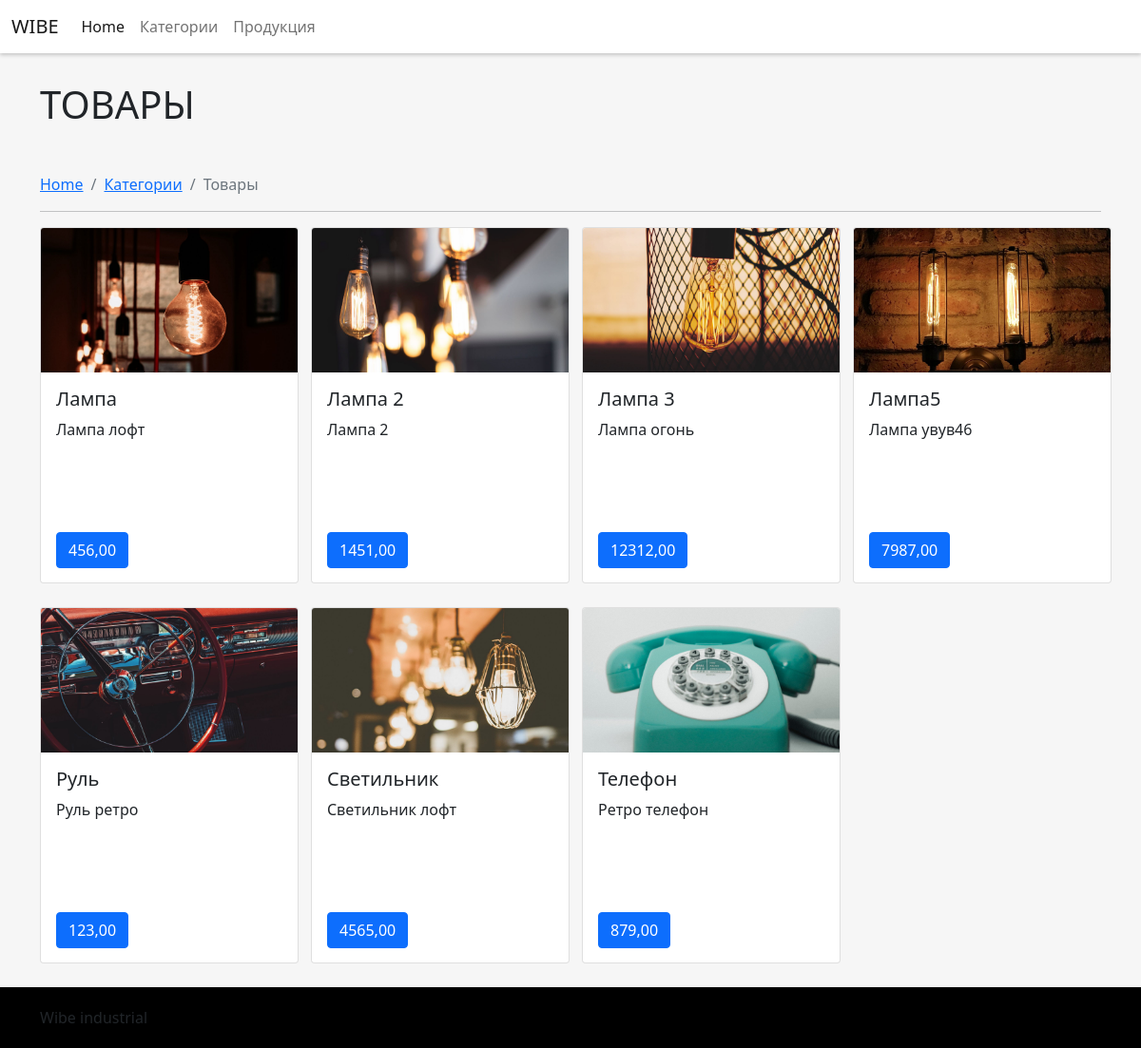
Page /products on the committed database.
### myshop/models.py (models this page shows, shortened)
class Product(models.Model):
    category = models.ForeignKey(Category,
                                 related_name='products',
                                 on_delete=models.CASCADE)
    name = models.CharField(max_length=150, db_index=True)
    slug = models.CharField(max_length=150, db_index=True, unique=True)
    image = models.ImageField(upload_to='var/www/wibe_temp/shop/product/%Y/%m/%d', blank=True)
    description = models.TextField(max_length=1000, blank=True)
    price = models.DecimalField(max_digits=10, decimal_places=2)
    available = models.BooleanField(default=True)
    created = models.DateTimeField(auto_now_add=True)
    uploaded = models.DateTimeField(auto_now=True)
    class Meta:
        ordering = ('name',)
        verbose_name = 'Товар'
        verbose_name_plural = 'Товары'
        index_together = (('id', 'slug'), )
    def get_absolute_url(self):
        return reverse('myshop:product_detail', args=[self.id, self.slug])

### myshop/views.py (the view)
# urls.py: path('products', views.all_products, name='products'),
def all_products(request):
    products = Product.objects.all()
    return render(request, 'shop/product/my_list.html',
                  {
                      'products': products
                  })

### myshop/templates/shop/product/my_list.html (shortened to what this page needs)
{% load static %}
<!DOCTYPE html>
<html lang="en">
<head>
    <link href="{% static "css/bootstrap.min.css" %}" rel="stylesheet">
    <link href="{% static "css/style.css" %}" rel="stylesheet">
</head>
<body>
    <nav class="navbar sticky-top navbar-expand-lg navbar-light" style="background: white; box-shadow: 0 2px 4px rgba(0, 0, 0, .2);">
        <div class="container-fluid">
          <a class="navbar-brand" href="{% url 'myshop:home' %}">WIBE</a>
          <div class="collapse navbar-collapse" id="navbarNavAltMarkup">
            <div class="navbar-nav">
              <a class="nav-link active" aria-current="page" href="{% url 'myshop:home' %}">Home</a>
              <a class="nav-link" href="{% url 'myshop:category' %}">Категории</a>
              <a class="nav-link" href="{% url 'myshop:products' %}">Продукция</a>
              <a class="nav-link disabled" href="#" tabindex="-1" aria-disabled="true"></a>
            </div>
          </div>
        </div>
    </nav>
    <section style="background: rgb(246,246,246);">
        <div class="container">
            <div class="row">
                <div class="col-12" style="padding-top: 30px;">
                    <h1 class="text-left text-uppercase mb-5" style="margin: auto;">Товары</h1>
                </div>
            </div>
            <div class="row">
                <div class="col-12">
                    <nav aria-label="breadcrumb">
                        <ol class="breadcrumb">
                          <li class="breadcrumb-item"><a href="{% url 'myshop:home' %}">Home</a></li>
                          <li class="breadcrumb-item"><a href="{% url 'myshop:category' %}">Категории</a></li>
                          <li class="breadcrumb-item active" aria-current="page">Товары</li>
                        </ol>
                    </nav>
                    <hr>
                </div>
            </div>
            <div class="row">
                {% for product in products %}
                <div class="col-xxl-3 col-xl-3 col-md-6 col-sm-12">
                    <div class="card" style="width: 17rem; height: 375px; margin: auto; margin-bottom: 25px; position: relative;">
                        <img src="{{ product.image.url }}" class="card-img-top" alt="...">
                        <div class="card-body">
                          <h5 class="card-title">{{ product.name }}</h5>
                          <p class="card-text">{{product.description}}</p>
                          <a href="{{ product.get_absolute_url }}" class="btn btn-primary" style="position: absolute; bottom: 15px;">{{ product.price }}</a>
                        </div>
                    </div>
                </div>
                {% endfor %}
            </div>
        </div>
    </section>
    <footer role="contentinfo">
        <div class="container">
            Wibe industrial
        </div>
    </footer>
</html>

### myshop/static/css/style.css (style rules this page uses)
html { height: 100%; }
body { margin: 0; min-height: 100%; display: grid; grid-template-rows: auto 1fr auto; }
footer { background: black; padding: 20px; }

### rows in the picture
Product: image (picture), name "Лампа", description "Лампа лофт", price "456,00"
Product: image (picture), name "Лампа 2", description "Лампа 2", price "1451,00"
Product: image (picture), name "Лампа 3", description "Лампа огонь", price "12312,00"
Product: image (picture), name "Лампа5", description "Лампа увув46", price "7987,00"
Product: image (picture), name "Руль", description "Руль ретро", price "123,00"
Product: image (picture), name "Светильник", description "Светильник лофт", price "4565,00"
Product: image (picture), name "Телефон", description "Ретро телефон", price "879,00"
